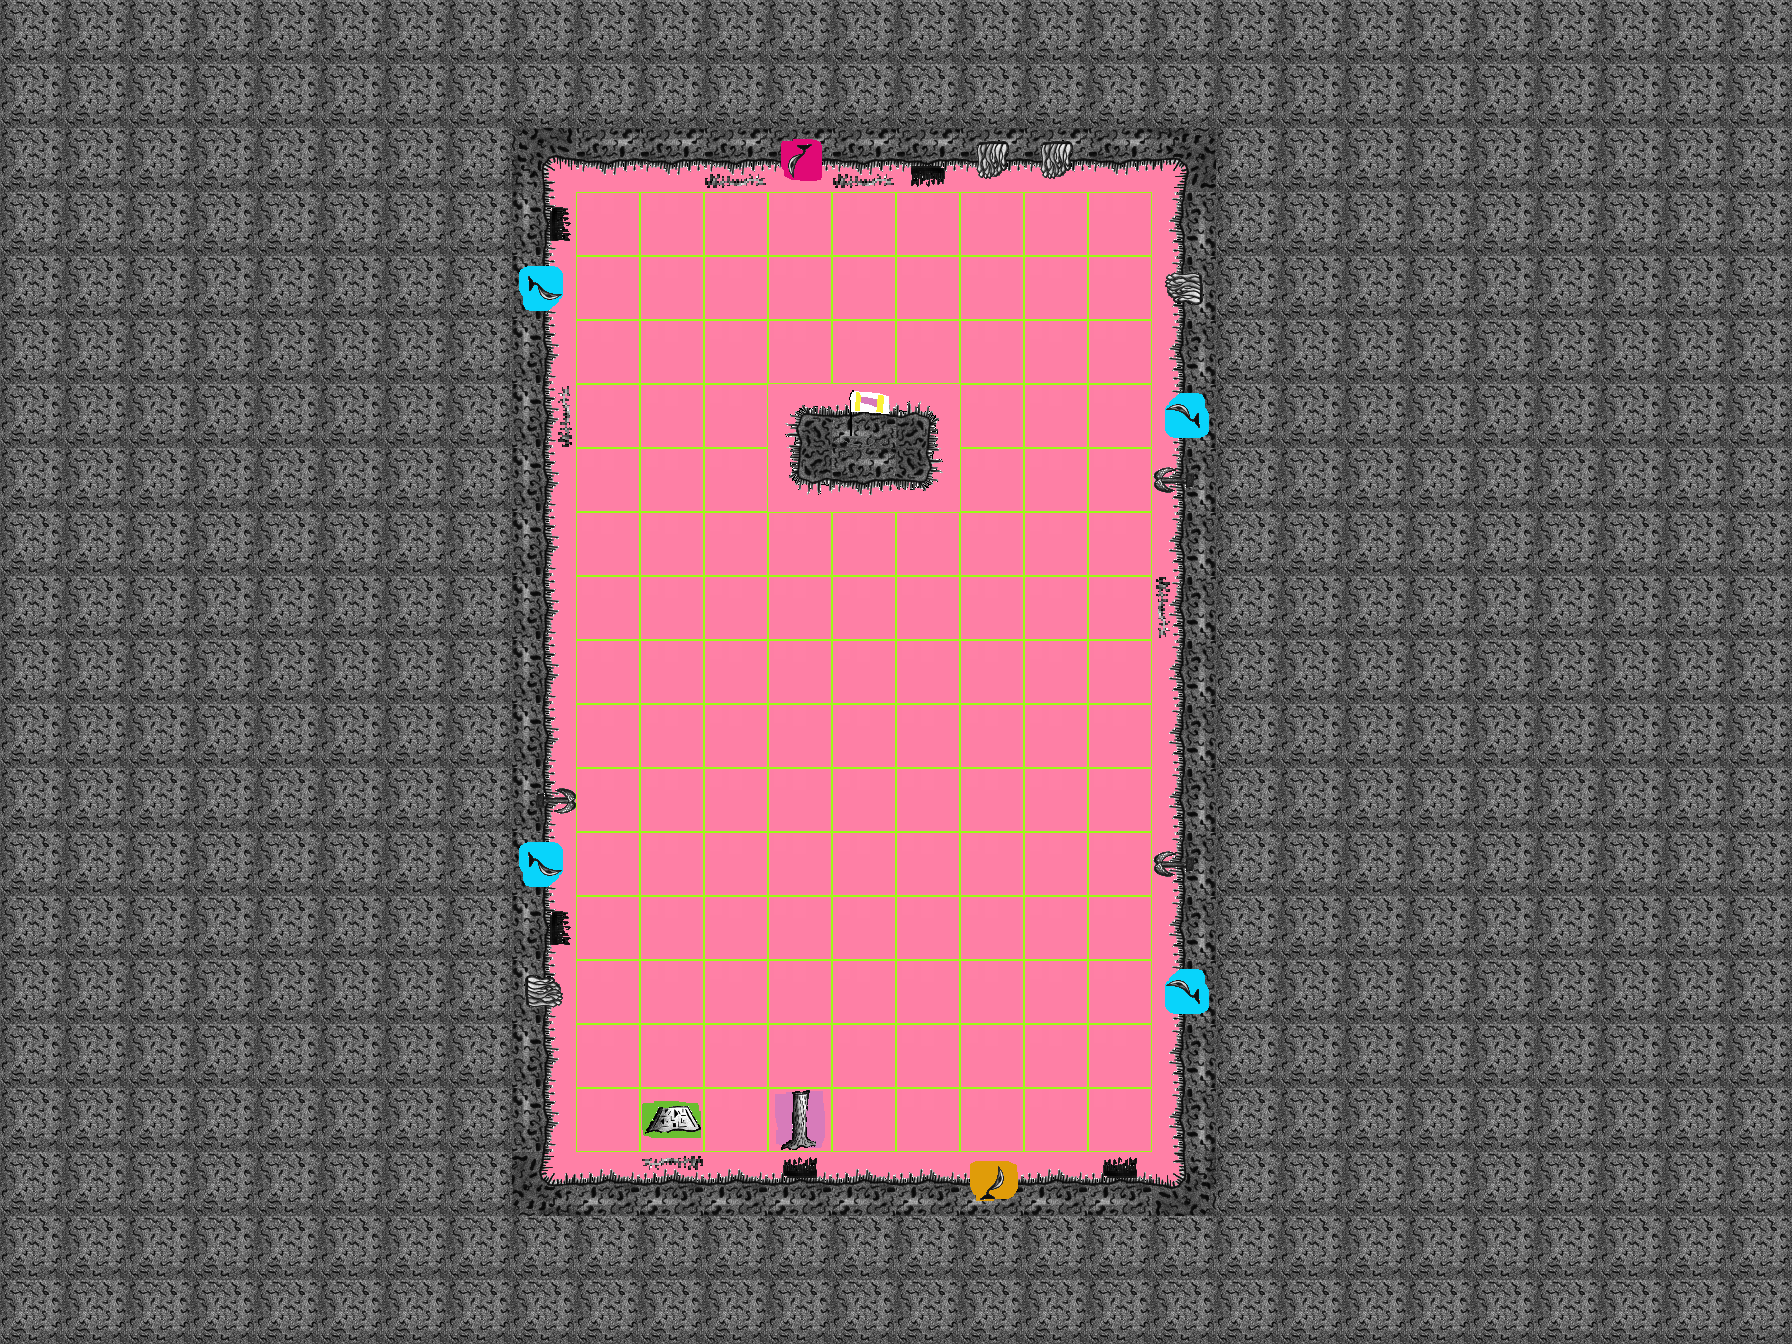

A 2D game scene composited from a Tiled map and its tileset images. What follows is a short description and the map's XML, with every tile layer's data as written:
An orthogonal 28x21 tile map with 64x64 px tiles, 3 tile layers (Tiles, Ingredients, Decorations), 3 tilesets.

<map version="1.0" orientation="orthogonal" renderorder="right-down" width="28" height="21" tilewidth="64" tileheight="64" backgroundcolor="#ff80a6" nextobjectid="1">
 <tileset firstgid="1" source="../Tiles.tsx" />
 <tileset firstgid="51" source="../Ingredients.tsx" />
 <tileset firstgid="101" source="../Decorations.tsx" />
 <layer name="Tiles" width="28" height="21">
  <data encoding="csv">
13,13,13,13,13,13,13,13,13,13,13,13,13,13,13,13,13,13,13,13,13,13,13,13,13,13,13,13,
13,13,13,13,13,13,13,13,13,13,13,13,13,13,13,13,13,13,13,13,13,13,13,13,13,13,13,13,
13,13,13,13,13,13,13,13,16,23,23,23,23,23,23,23,23,23,15,13,13,13,13,13,13,13,13,13,
13,13,13,13,13,13,13,13,14,1,1,1,1,1,1,1,1,1,12,13,13,13,13,13,13,13,13,13,
13,13,13,13,13,13,13,13,14,1,1,1,1,1,1,1,1,1,12,13,13,13,13,13,13,13,13,13,
13,13,13,13,13,13,13,13,14,1,1,1,1,1,1,1,1,1,12,13,13,13,13,13,13,13,13,13,
13,13,13,13,13,13,13,13,14,1,1,1,2,3,4,1,1,1,12,13,13,13,13,13,13,13,13,13,
13,13,13,13,13,13,13,13,14,1,1,1,22,23,24,1,1,1,12,13,13,13,13,13,13,13,13,13,
13,13,13,13,13,13,13,13,14,1,1,1,1,1,1,1,1,1,12,13,13,13,13,13,13,13,13,13,
13,13,13,13,13,13,13,13,14,1,1,1,1,1,1,1,1,1,12,13,13,13,13,13,13,13,13,13,
13,13,13,13,13,13,13,13,14,1,1,1,1,1,1,1,1,1,12,13,13,13,13,13,13,13,13,13,
13,13,13,13,13,13,13,13,14,1,1,1,1,1,1,1,1,1,12,13,13,13,13,13,13,13,13,13,
13,13,13,13,13,13,13,13,14,1,1,1,1,1,1,1,1,1,12,13,13,13,13,13,13,13,13,13,
13,13,13,13,13,13,13,13,14,1,1,1,1,1,1,1,1,1,12,13,13,13,13,13,13,13,13,13,
13,13,13,13,13,13,13,13,14,1,1,1,1,1,1,1,1,1,12,13,13,13,13,13,13,13,13,13,
13,13,13,13,13,13,13,13,14,1,1,1,1,1,1,1,1,1,12,13,13,13,13,13,13,13,13,13,
13,13,13,13,13,13,13,13,14,1,1,1,1,1,1,1,1,1,12,13,13,13,13,13,13,13,13,13,
13,13,13,13,13,13,13,13,14,1,1,1,1,1,1,1,1,1,12,13,13,13,13,13,13,13,13,13,
13,13,13,13,13,13,13,13,6,3,3,3,3,3,3,3,3,3,5,13,13,13,13,13,13,13,13,13,
13,13,13,13,13,13,13,13,13,13,13,13,13,13,13,13,13,13,13,13,13,13,13,13,13,13,13,13,
13,13,13,13,13,13,13,13,13,13,13,13,13,13,13,13,13,13,13,13,13,13,13,13,13,13,13,13
</data>
 </layer>
 <layer name="Ingredients" width="28" height="21">
  <data encoding="csv">
0,0,0,0,0,0,0,0,0,0,0,0,0,0,0,0,0,0,0,0,0,0,0,0,0,0,0,0,
0,0,0,0,0,0,0,0,0,0,0,0,0,0,0,0,0,0,0,0,0,0,0,0,0,0,0,0,
0,0,0,0,0,0,0,0,0,0,0,0,132,0,0,0,0,0,0,0,0,0,0,0,0,0,0,0,
0,0,0,0,0,0,0,0,0,0,0,0,0,0,0,0,0,0,0,0,0,0,0,0,0,0,0,0,
0,0,0,0,0,0,0,0,130,0,0,0,0,0,0,0,0,0,0,0,0,0,0,0,0,0,0,0,
0,0,0,0,0,0,0,0,0,0,0,0,0,0,0,0,0,0,0,0,0,0,0,0,0,0,0,0,
0,0,0,0,0,0,0,0,0,0,0,0,0,61,0,0,0,0,139,0,0,0,0,0,0,0,0,0,
0,0,0,0,0,0,0,0,0,0,0,0,0,0,0,0,0,0,0,0,0,0,0,0,0,0,0,0,
0,0,0,0,0,0,0,0,0,0,0,0,0,0,0,0,0,0,0,0,0,0,0,0,0,0,0,0,
0,0,0,0,0,0,0,0,0,0,0,0,0,0,0,0,0,0,0,0,0,0,0,0,0,0,0,0,
0,0,0,0,0,0,0,0,0,0,0,0,0,0,0,0,0,0,0,0,0,0,0,0,0,0,0,0,
0,0,0,0,0,0,0,0,0,0,0,0,0,0,0,0,0,0,0,0,0,0,0,0,0,0,0,0,
0,0,0,0,0,0,0,0,0,0,0,0,0,0,0,0,0,0,0,0,0,0,0,0,0,0,0,0,
0,0,0,0,0,0,0,0,130,0,0,0,0,0,0,0,0,0,0,0,0,0,0,0,0,0,0,0,
0,0,0,0,0,0,0,0,0,0,0,0,0,0,0,0,0,0,0,0,0,0,0,0,0,0,0,0,
0,0,0,0,0,0,0,0,0,0,0,0,0,0,0,0,0,0,139,0,0,0,0,0,0,0,0,0,
0,0,0,0,0,0,0,0,0,0,0,0,0,0,0,0,0,0,0,0,0,0,0,0,0,0,0,0,
0,0,0,0,0,0,0,0,0,0,58,0,57,0,0,0,0,0,0,0,0,0,0,0,0,0,0,0,
0,0,0,0,0,0,0,0,0,0,0,0,0,0,0,123,0,0,0,0,0,0,0,0,0,0,0,0,
0,0,0,0,0,0,0,0,0,0,0,0,0,0,0,0,0,0,0,0,0,0,0,0,0,0,0,0,
0,0,0,0,0,0,0,0,0,0,0,0,0,0,0,0,0,0,0,0,0,0,0,0,0,0,0,0
</data>
 </layer>
 <layer name="Decorations" width="28" height="21">
  <data encoding="csv">
0,0,0,0,0,0,0,0,0,0,0,0,0,0,0,0,0,0,0,0,0,0,0,0,0,0,0,0,
0,0,0,0,0,0,0,0,0,0,0,0,0,0,0,0,0,0,0,0,0,0,0,0,0,0,0,0,
0,0,0,0,0,0,0,0,0,0,0,120,0,120,114,116,116,0,0,0,0,0,0,0,0,0,0,0,
0,0,0,0,0,0,0,0,104,0,0,0,0,0,0,0,0,0,0,0,0,0,0,0,0,0,0,0,
0,0,0,0,0,0,0,0,0,0,0,0,0,0,0,0,0,0,115,0,0,0,0,0,0,0,0,0,
0,0,0,0,0,0,0,0,0,0,0,0,0,0,0,0,0,0,0,0,0,0,0,0,0,0,0,0,
0,0,0,0,0,0,0,0,110,0,0,0,0,0,0,0,0,0,0,0,0,0,0,0,0,0,0,0,
0,0,0,0,0,0,0,0,0,0,0,0,0,0,0,0,0,0,117,0,0,0,0,0,0,0,0,0,
0,0,0,0,0,0,0,0,0,0,0,0,0,0,0,0,0,0,0,0,0,0,0,0,0,0,0,0,
0,0,0,0,0,0,0,0,0,0,0,0,0,0,0,0,0,0,119,0,0,0,0,0,0,0,0,0,
0,0,0,0,0,0,0,0,0,0,0,0,0,0,0,0,0,0,0,0,0,0,0,0,0,0,0,0,
0,0,0,0,0,0,0,0,0,0,0,0,0,0,0,0,0,0,0,0,0,0,0,0,0,0,0,0,
0,0,0,0,0,0,0,0,108,0,0,0,0,0,0,0,0,0,0,0,0,0,0,0,0,0,0,0,
0,0,0,0,0,0,0,0,0,0,0,0,0,0,0,0,0,0,117,0,0,0,0,0,0,0,0,0,
0,0,0,0,0,0,0,0,104,0,0,0,0,0,0,0,0,0,0,0,0,0,0,0,0,0,0,0,
0,0,0,0,0,0,0,0,106,0,0,0,0,0,0,0,0,0,0,0,0,0,0,0,0,0,0,0,
0,0,0,0,0,0,0,0,0,0,0,0,0,0,0,0,0,0,0,0,0,0,0,0,0,0,0,0,
0,0,0,0,0,0,0,0,0,0,0,0,0,0,0,0,0,0,0,0,0,0,0,0,0,0,0,0,
0,0,0,0,0,0,0,0,0,0,109,0,103,0,0,0,0,103,0,0,0,0,0,0,0,0,0,0,
0,0,0,0,0,0,0,0,0,0,0,0,0,0,0,0,0,0,0,0,0,0,0,0,0,0,0,0,
0,0,0,0,0,0,0,0,0,0,0,0,0,0,0,0,0,0,0,0,0,0,0,0,0,0,0,0
</data>
 </layer>
</map>
